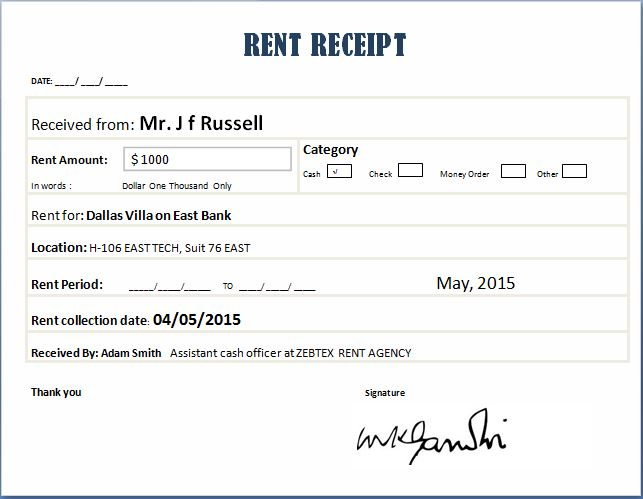
#> input picture OpenCV-Python-Tutorial/cv-MSER区域检测/WQbGH.jpg, 643 x 499 px
$ python MSER_create1.py
#> lines starting #> are read from the running program, lines starting #| are printed output that depends on the picture; after the words box and inside, x2 and y2 are one past the last pixel; in counts of white or black regions, pixels touching at a corner belong together
# -*- coding: utf-8 -*-
# @Time    : 2017/8/7 19:34
# @Author  : play4fun
# @File    : MSER_create1.py
# @Software: PyCharm

"""
MSER_create1.py:
https://stackoverflow.com/questions/40443988/python-opencv-ocr-image-segmentation
"""

import cv2

img = cv2.imread('WQbGH.jpg')
#> img is the input picture: shape (499, 643, 3); mean B, G, R 243.5, 243.6, 243
img = img[5:-5, 5:-5, :]
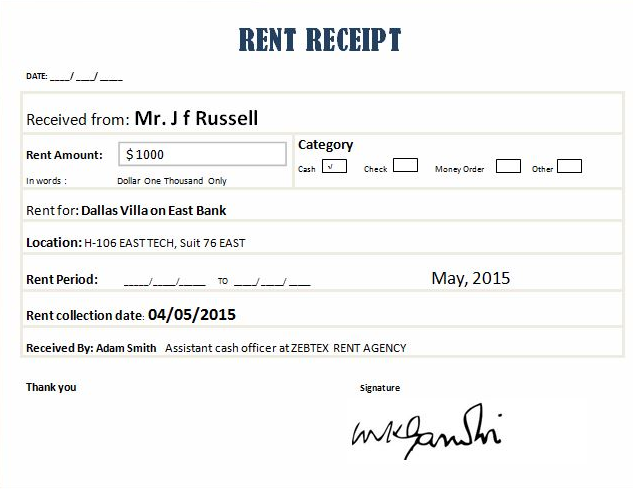
#> img: shape (489, 633, 3); mean B, G, R 244.8, 245.4, 245.1

mser = cv2.MSER_create()

# Resize the image so that MSER can work better
img2 = cv2.resize(img, (img.shape[1] * 2, img.shape[0] * 2))#扩大

gray = cv2.cvtColor(img2, cv2.COLOR_BGR2GRAY)
vis = img2.copy()

regions = mser.detectRegions(gray)
hulls = [cv2.convexHull(p.reshape(-1, 1, 2)) for p in regions[0]]
#> hulls = 3558 contours; largest, box (x1, y1, x2, y2) and area: (703, 803, 1005, 921) 23397, (236, 282, 575, 334) 16898, (236, 283, 574, 333) 16511, (784, 805, 1004, 921) 16477, (784, 805, 1003, 921) 16350
cv2.polylines(vis, hulls, 1, (0, 255, 0))
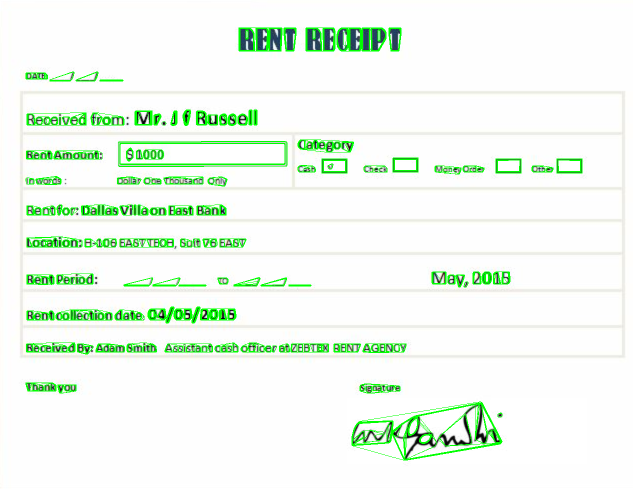
#> vis: shape (978, 1266, 3) (shown at 1/2 size); mean B, G, R 237.1, 248.6, 237.5

img3 = cv2.resize(vis, (img.shape[1], img.shape[0]))
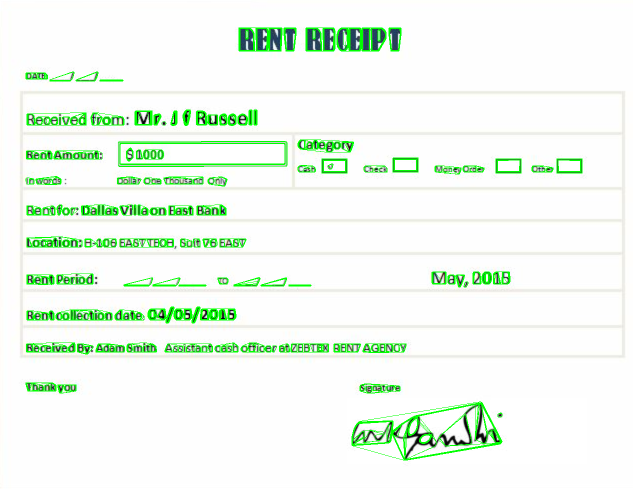
#> img3: shape (489, 633, 3); mean B, G, R 237.2, 248.6, 237.5
cv2.namedWindow('img', 0)
cv2.imshow('img', img3)
cv2.imwrite('mser-result.jpg', vis)
cv2.waitKey(0)
cv2.destroyAllWindows()

$ run again, with OpenCV-Python-Tutorial/cv-MSER区域检测/EnA6A.jpg copied over OpenCV-Python-Tutorial/cv-MSER区域检测/WQbGH.jpg
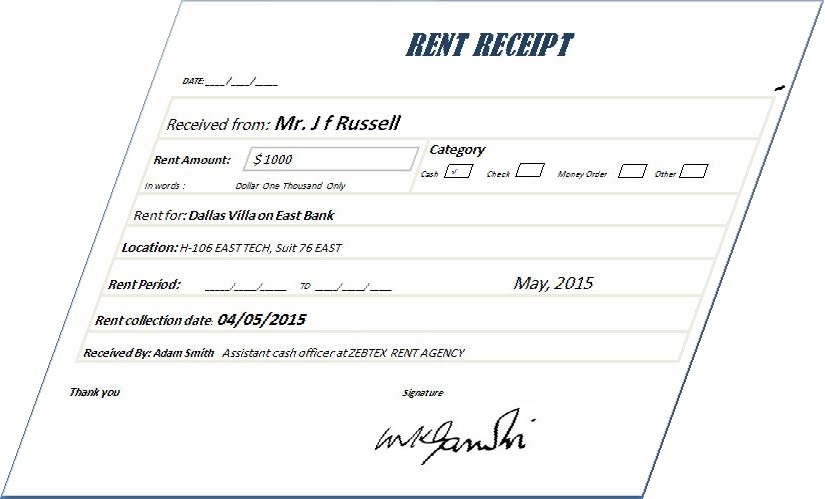
#> input picture OpenCV-Python-Tutorial/cv-MSER区域检测/EnA6A.jpg, 825 x 499 px
#> img is the input picture: shape (499, 825, 3); mean B, G, R 245.9, 246, 245.6
#> `img = img[5:-5, 5:-5, :]`:
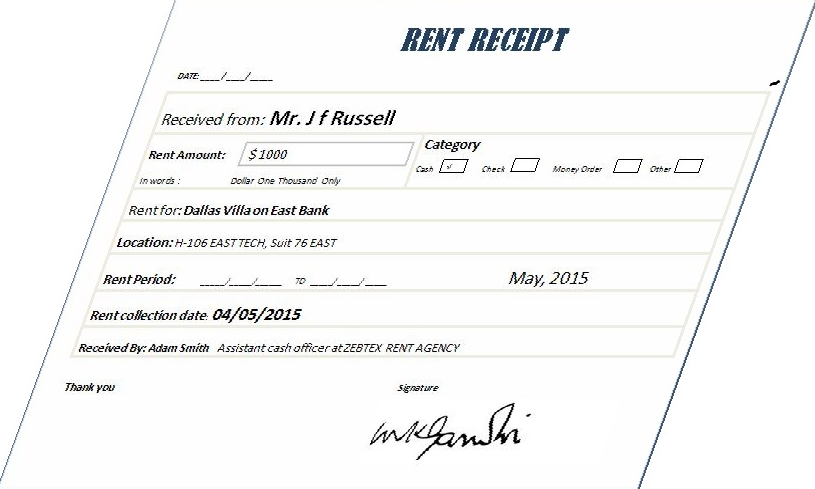
#> img: shape (489, 815, 3); mean B, G, R 246.4, 246.8, 246.5
#> hulls = 3232 contours; largest, box (x1, y1, x2, y2) and area: (738, 805, 1043, 921) 23164, (474, 282, 830, 334) 16944, (474, 283, 830, 333) 16603, (826, 805, 1042, 921) 16432, (827, 805, 1042, 921) 16378
#> vis: shape (978, 1630, 3); mean B, G, R 238.5, 249.2, 238.7
#> `img3 = cv2.resize(vis, (img.shape[1], img.shape[0]))`:
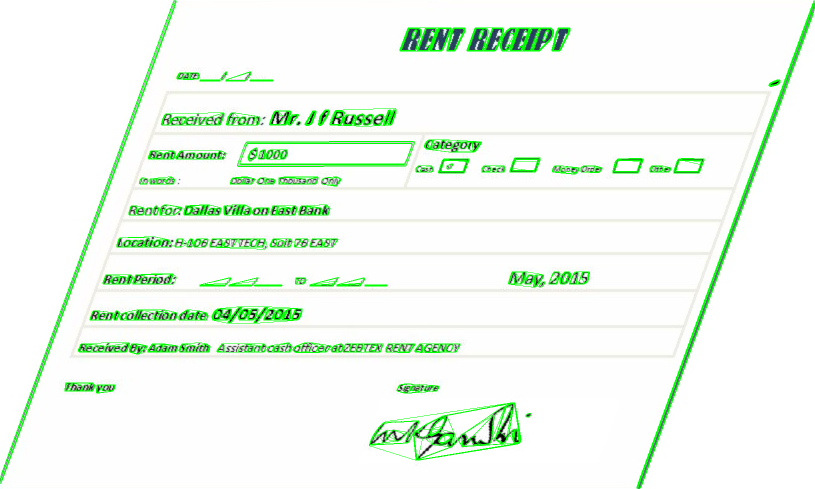
#> img3: shape (489, 815, 3); mean B, G, R 238.5, 249.3, 238.8
